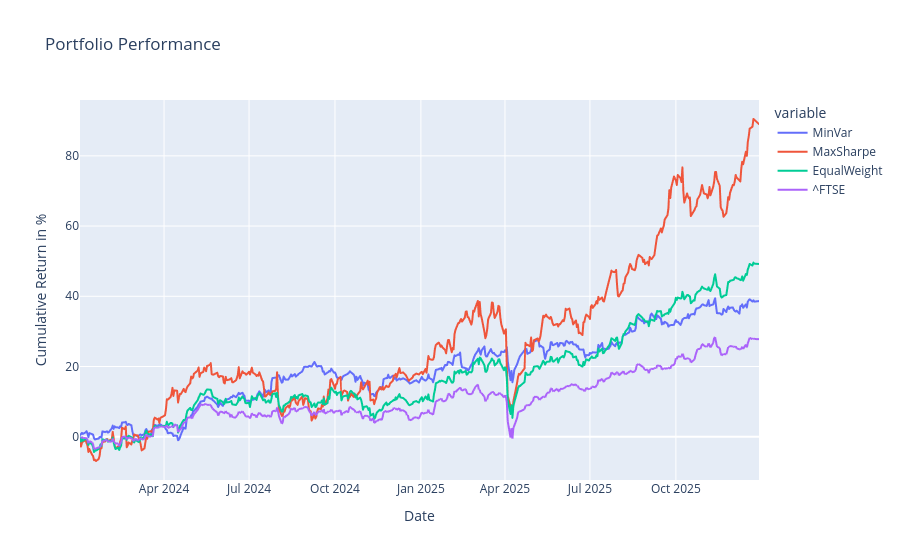

Notebook cell for this chart:
### Markdown cell above
# Backtesting

### Code cell
#List the weights of each portfolio mix & set them into variables
weights_minvar_exp = list(raw_weights_minvar_exp.values())
weights_maxsharpe_exp = list(raw_weights_maxsharpe_exp.values())
weights_equal_exp = list(raw_weights_equal_exp.values())

ret_1 = ((test.dot(weights_minvar_exp) + 1).cumprod() - 1) * 100
ret_2 = ((test.dot(weights_maxsharpe_exp) + 1).cumprod() - 1) * 100
ret_3 = ((test.dot(weights_equal_exp) + 1).cumprod() - 1) * 100

#Include the FTSE 100 for returns comparison
if ftse_index is None:
    raise RuntimeError("FTSE 100 data is missing")
ftse_close = ftse_index.loc["2024-01-01":"2025-12-31", "Adj Close"]
ind_ret = ((ftse_close.pct_change() + 1).cumprod() - 1) * 100

#Set everything into a dataframe
back = pd.DataFrame({"MinVar":ret_1, "MaxSharpe":ret_2, "EqualWeight":ret_3})
back = pd.concat([back, ind_ret],  join = "outer", axis = 1, sort = True)
back.drop(back.tail(1).index,inplace=True)

back.interpolate(method = "linear", inplace = True)

#Plot
fig = px.line(back, x = back.index, y = back.columns, title = "Portfolio Performance")
fig.update_xaxes(title_text='Date')
fig.update_yaxes(title_text='Cumulative Return in %')

fig.show()

### Figure 1 — Plotly figure (JSON) as saved in the notebook; plotly's stock layout.template omitted (floating-point values rounded to 4 significant figures; data arrays with more than 128 entries replaced by an {"elided": "..."} marker saying what was removed)
{"data": [{"hovertemplate": "variable=MinVar<br>Date=%{x}<br>value=%{y}<extra></extra>", "legendgroup": "MinVar", "line": {"color": "#636efa", "dash": "solid"}, "marker": {"symbol": "circle"}, "mode": "lines", "name": "MinVar", "showlegend": true, "type": "scattergl", "x": {"elided": "505 str values"}, "xaxis": "x", "y": {"elided": "505 float values"}, "yaxis": "y"}, {"hovertemplate": "variable=MaxSharpe<br>Date=%{x}<br>value=%{y}<extra></extra>", "legendgroup": "MaxSharpe", "line": {"color": "#EF553B", "dash": "solid"}, "marker": {"symbol": "circle"}, "mode": "lines", "name": "MaxSharpe", "showlegend": true, "type": "scattergl", "x": {"elided": "505 str values"}, "xaxis": "x", "y": {"elided": "505 float values"}, "yaxis": "y"}, {"hovertemplate": "variable=EqualWeight<br>Date=%{x}<br>value=%{y}<extra></extra>", "legendgroup": "EqualWeight", "line": {"color": "#00cc96", "dash": "solid"}, "marker": {"symbol": "circle"}, "mode": "lines", "name": "EqualWeight", "showlegend": true, "type": "scattergl", "x": {"elided": "505 str values"}, "xaxis": "x", "y": {"elided": "505 float values"}, "yaxis": "y"}, {"hovertemplate": "variable=^FTSE<br>Date=%{x}<br>value=%{y}<extra></extra>", "legendgroup": "^FTSE", "line": {"color": "#ab63fa", "dash": "solid"}, "marker": {"symbol": "circle"}, "mode": "lines", "name": "^FTSE", "showlegend": true, "type": "scattergl", "x": {"elided": "505 str values"}, "xaxis": "x", "y": {"elided": "505 float values"}, "yaxis": "y"}], "layout": {"legend": {"title": {"text": "variable"}, "tracegroupgap": 0}, "title": {"text": "Portfolio Performance"}, "xaxis": {"anchor": "y", "domain": [0, 1], "title": {"text": "Date"}}, "yaxis": {"anchor": "x", "domain": [0, 1], "title": {"text": "Cumulative Return in %"}}}}
